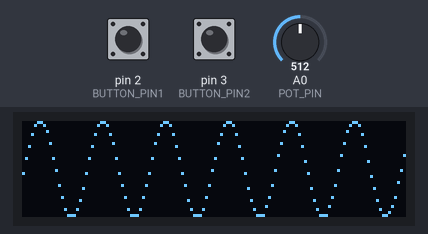
A sketch run on a simulated Arduino Mega 2560, built with avr-gcc and run on an emulated ATmega2560. On the bench: 128×32 one-colour display. The inputs (shaded band) are chosen by the test bench; at power-on: A0 (POT_PIN) = 512, pin 2 (BUTTON_PIN1) HIGH, pin 3 (BUTTON_PIN2) HIGH.

Above: at 1.2 s.
1.3 s: A0 (POT_PIN) set to 306
At 1.75 s:
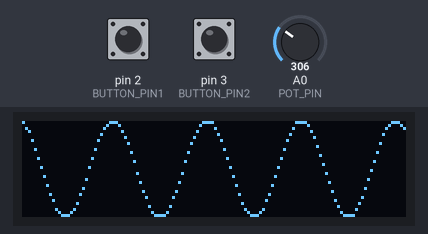
3.1 s: pin 2 (BUTTON_PIN1) pulled LOW for 0.15 s
At 3.28 s:
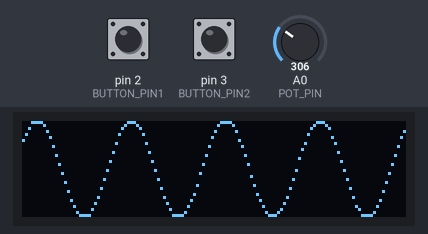
3.8 s: pin 3 (BUTTON_PIN2) pulled LOW for 0.15 s
At 3.97 s:
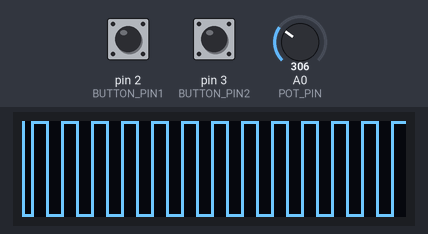
4.5 s: pin 2 (BUTTON_PIN1) pulled LOW for 1 s
At 5.59 s:
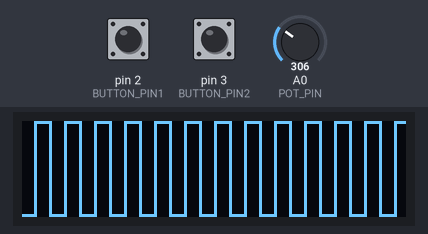
6.1 s: A0 (POT_PIN) set to 122
At 6.53 s:
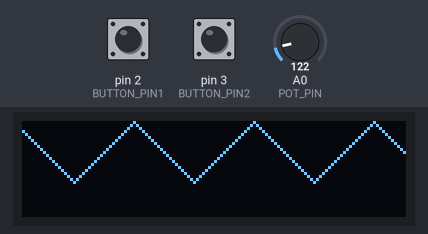
7.8 s: pin 3 (BUTTON_PIN2) pulled LOW for 1 s
At 9.19 s:
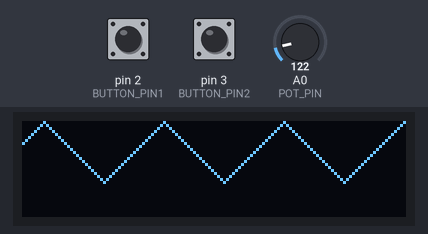
Timing chart, 0 to 10.4 s (numbered marks = the images above; inputs shaded):
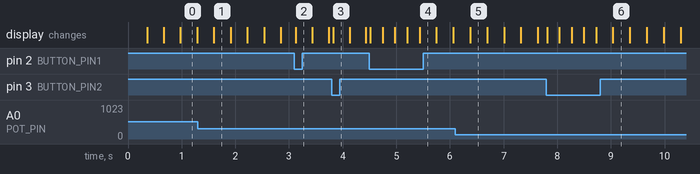

The sketch:

sketch.ino
```cpp
#include <Adafruit_GFX.h>
#include <Adafruit_SSD1306.h>

#define SCREEN_WIDTH 128
#define SCREEN_HEIGHT 32

Adafruit_SSD1306 display(SCREEN_WIDTH, SCREEN_HEIGHT, &Wire, -1);

const int BUTTON_PIN1 = 2;
const int BUTTON_PIN2 = 3;
const int POT_PIN = A0;
int speed = 2;
int x = 0;
int waveform = 0;
float frequency = 1.0;
int previous_y = 0;

void setup() {
  Serial.begin(9600);
  pinMode(BUTTON_PIN1, INPUT_PULLUP);
  pinMode(BUTTON_PIN2, INPUT_PULLUP);
  display.begin(SSD1306_SWITCHCAPVCC, 0x3C);
  display.clearDisplay();
  display.display();
}

void loop() {
  // Read button states
  int buttonState1 = digitalRead(BUTTON_PIN1);
  int buttonState2 = digitalRead(BUTTON_PIN2);

  // Change waveform if button 1 is pressed
  if (buttonState1 == LOW) {
    waveform = (waveform + 1) % 4;
    delay(200);
  }

  // Change frequency if potentiometer is turned
  frequency = map(analogRead(POT_PIN), 0, 1023, 1, 5);

  // Change speed if button 2 is pressed
  if (buttonState2 == LOW) {
    speed += 5;
    if (speed > 12) {
      speed = 1;
    }
    delay(200);
  }

  // Clear display buffer
  display.clearDisplay();

  // Draw waveform
  for (int i = 0; i < SCREEN_WIDTH; i++) {
    int y = 0;
    switch (waveform) {
      case 0: // Sine wave
        y = (SCREEN_HEIGHT / 2) + (sin((x + i) * frequency * 0.1) * (SCREEN_HEIGHT / 2));
        break;
      case 1: // Square wave
        y = ((i + x) % (int)(20.0/frequency) < (int)(10.0/frequency)) ? SCREEN_HEIGHT - 1 : 0;
        if(y != previous_y)
        {
          display.drawFastVLine(i, 0, 32, WHITE);
          previous_y = y;
        }
        break;
      case 2: // Triangle wave
        y = abs(((i + x) % (int)(40.0/frequency)) - (int)(20.0/frequency)) * (SCREEN_HEIGHT / (int)(20.0/frequency));
        break;
      case 3: // Sawtooth wave
        y = ((i + x) % (int)(20.0/frequency)) * (SCREEN_HEIGHT / (int)(20.0/frequency));
        if(y == 19)
        {
          display.drawFastVLine(i, 0, 20, WHITE);
        }
        break;
    }
    display.drawPixel(i, y, WHITE); // Move waveforms from left to right
  }

  // Update x position
  x += speed;

  // Update display
  display.display();
}
```
